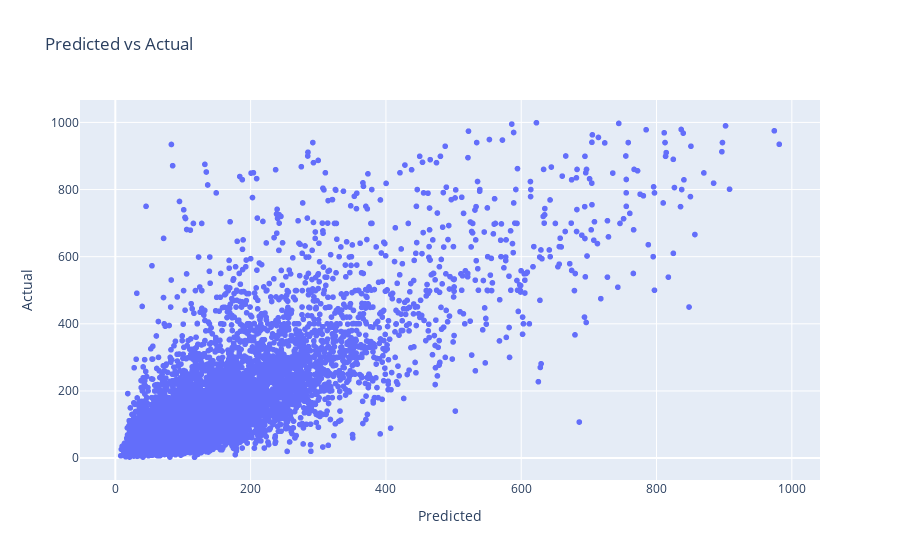

Notebook code for this chart:
### Code cell
import plotly.express as px

px.scatter(x=y_pred, y=y_test, title="Predicted vs Actual", labels={"x": "Predicted", "y": "Actual"})

### Figure 1 — Plotly figure (JSON) as saved in the notebook; plotly's stock layout.template omitted (floating-point values rounded to 4 significant figures; data arrays with more than 128 entries replaced by an {"elided": "..."} marker saying what was removed)
{"data": [{"hovertemplate": "Predicted=%{x}<br>Actual=%{y}<extra></extra>", "legendgroup": "", "marker": {"color": "#636efa", "symbol": "circle"}, "mode": "markers", "name": "", "showlegend": false, "type": "scattergl", "x": {"elided": "10000 float values"}, "xaxis": "x", "y": {"elided": "10000 float values"}, "yaxis": "y"}], "layout": {"legend": {"tracegroupgap": 0}, "title": {"text": "Predicted vs Actual"}, "xaxis": {"anchor": "y", "domain": [0, 1], "title": {"text": "Predicted"}}, "yaxis": {"anchor": "x", "domain": [0, 1], "title": {"text": "Actual"}}}}
